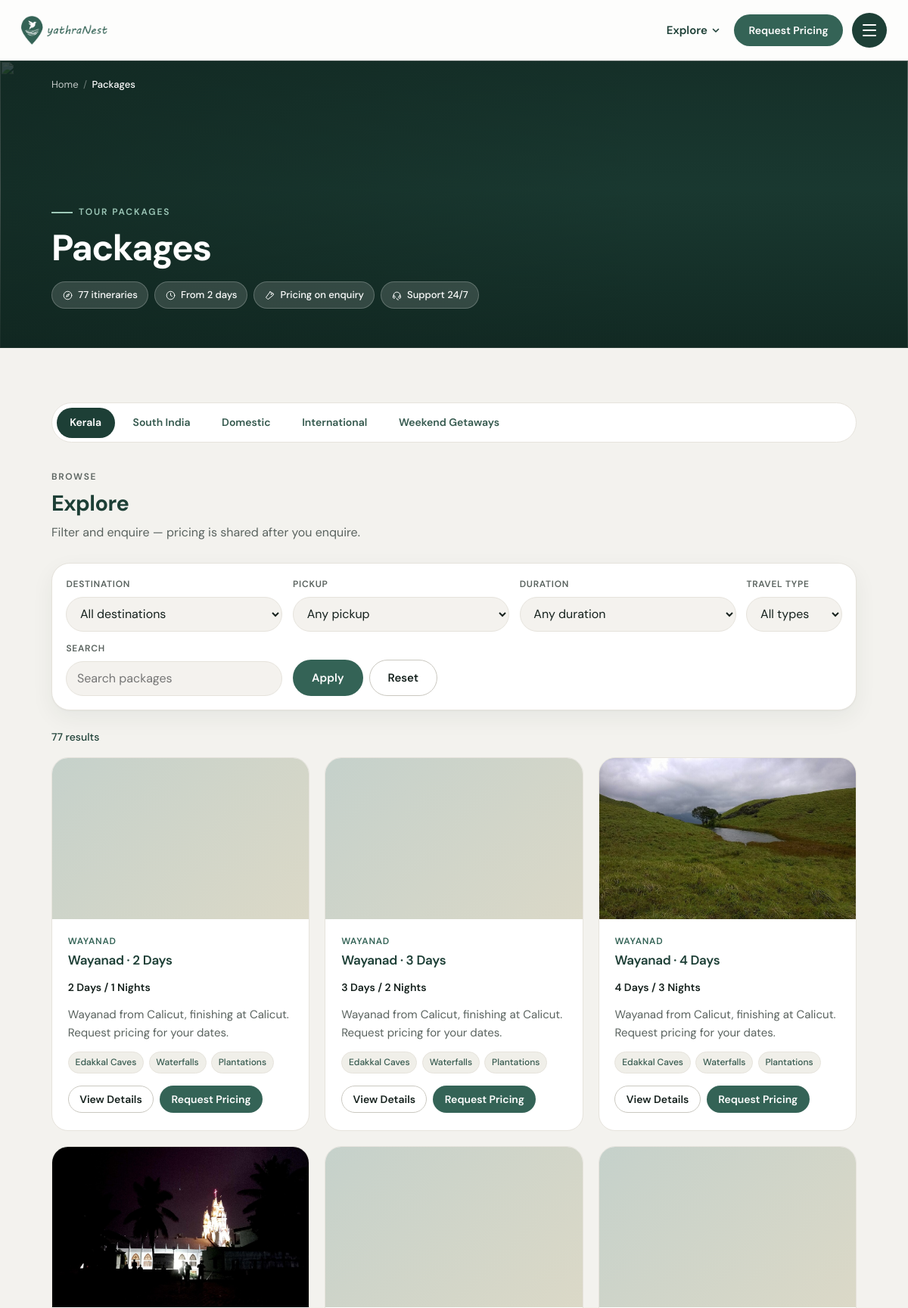
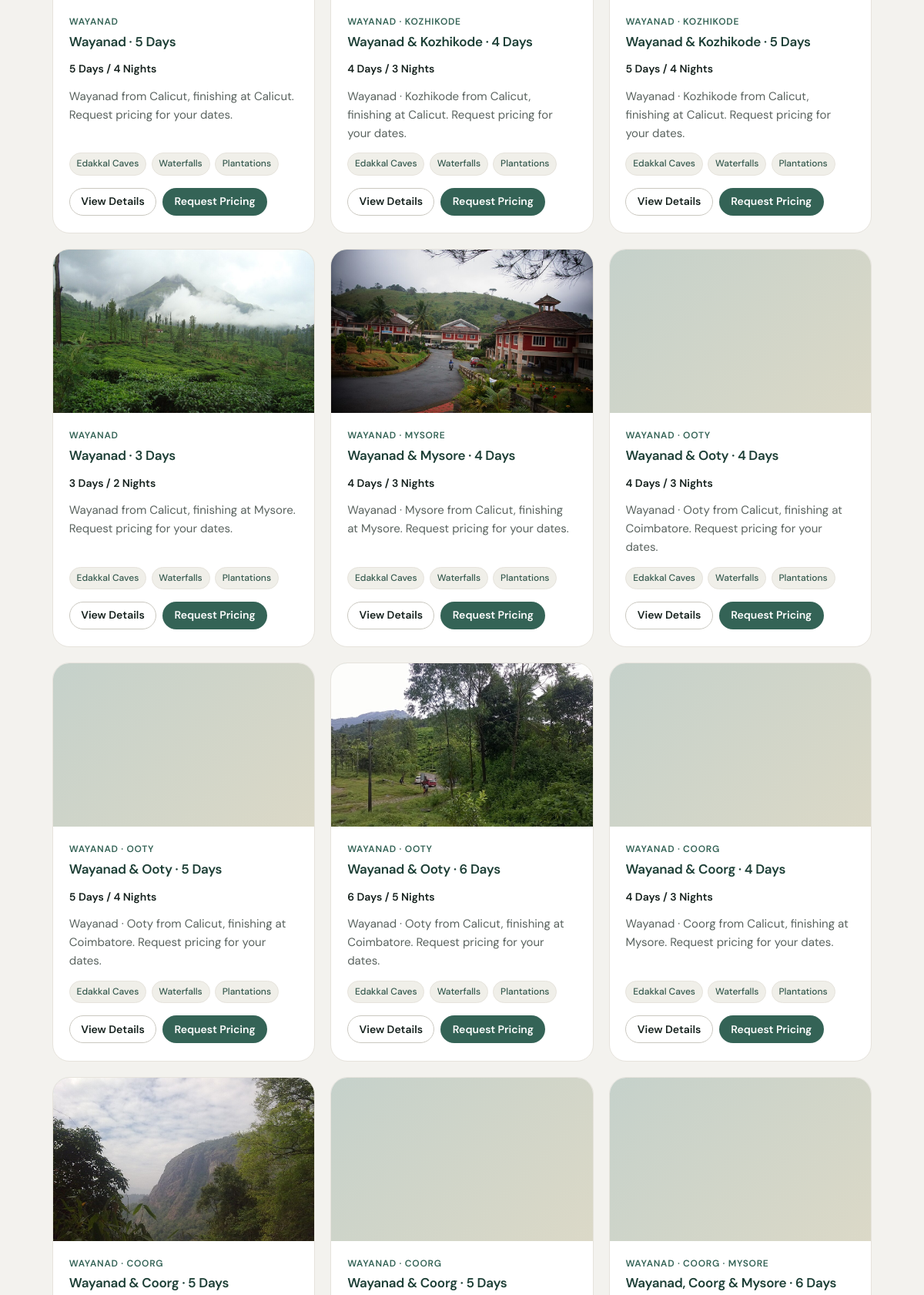
Screenshot of /pages/_package-list.php (upper part) with the database file from the repository (2 pictures, top to bottom).
### tables this page shows
CREATE TABLE IF NOT EXISTS packages (
  id INT UNSIGNED AUTO_INCREMENT PRIMARY KEY,
  slug VARCHAR(120) NOT NULL UNIQUE,
  sheet VARCHAR(80) NOT NULL DEFAULT '',
  group_name VARCHAR(120) NOT NULL DEFAULT '',
  pickup VARCHAR(120) NOT NULL DEFAULT '',
  drop_point VARCHAR(120) NOT NULL DEFAULT '',
  pickup_slug VARCHAR(80) NOT NULL DEFAULT '',
  days TINYINT UNSIGNED NOT NULL DEFAULT 1,
  nights TINYINT UNSIGNED NOT NULL DEFAULT 0,
  stay_split VARCHAR(255) NOT NULL DEFAULT '',
  stay_summary VARCHAR(500) NOT NULL DEFAULT '',
  destinations_json JSON NULL,
  dest_line VARCHAR(255) NOT NULL DEFAULT '',
  pages_json JSON NULL,
  type VARCHAR(40) NOT NULL DEFAULT 'leisure',
  state VARCHAR(80) NOT NULL DEFAULT '',
  duration_bucket VARCHAR(20) NOT NULL DEFAULT '',
  title VARCHAR(255) NOT NULL,
  overview TEXT NULL,
  card_text TEXT NULL,
  highlights_json JSON NULL,
  itinerary_json JSON NULL,
  image VARCHAR(255) NOT NULL DEFAULT '',
  gallery_json JSON NULL,
  has_houseboat TINYINT(1) NOT NULL DEFAULT 0,
  accommodation TEXT NULL,
  is_published TINYINT(1) NOT NULL DEFAULT 1,
  sort_order INT NOT NULL DEFAULT 0,
  created_at TIMESTAMP DEFAULT CURRENT_TIMESTAMP,
  updated_at TIMESTAMP DEFAULT CURRENT_TIMESTAMP ON UPDATE CURRENT_TIMESTAMP,
  KEY idx_packages_published (is_published),
  KEY idx_packages_type (type),
  KEY idx_packages_pickup (pickup_slug)
);

### includes/helpers.php (called while the page is built, shortened)
<?php
function e(?string $value): string
{
    return htmlspecialchars((string) $value, ENT_QUOTES | ENT_SUBSTITUTE, 'UTF-8');
}
function config(?string $key = null, $default = null)
{
    static $cfg;
    if ($cfg === null) {
        $path = dirname(__DIR__) . '/config/config.php';
        if (!is_file($path)) {
            $path = dirname(__DIR__) . '/config/config.example.php';
        }
        $cfg = require $path;
    }
    $parts = explode('.', $key);
    $val = $cfg;
    foreach ($parts as $p) {
        $val = $val[$p];
    }
    return $val;
}
function base_url(string $path = ''): string
{
    $base = rtrim((string) config('base_url', ''), '/');
    $path = ltrim($path, '/');
    return ($base === '' ? '' : $base) . '/' . $path;
}
function asset_url(string $path): string
{
    return base_url(ltrim($path, '/'));
}
function image_url(string $path, string $prefix = 'assets/images/'): string
{
    $path = ltrim($path, '/');
    return asset_url($prefix . $path);
}
function json_decode_array($value): array
{
    $decoded = json_decode((string) $value, true);
    return is_array($decoded) ? $decoded : [];
}

### includes/db.php (called while the page is built, shortened)
<?php
function db(): PDO
{
    static $pdo = null;
    if ($pdo instanceof PDO) {
        return $pdo;
    }
    $host = config('db.host', '127.0.0.1');
    $port = (int) config('db.port', 3306);
    $name = config('db.name', 'yathranest');
    $user = config('db.user', 'root');
    $pass = config('db.pass', '');
    $charset = config('db.charset', 'utf8mb4');
    $timeout = (int) config('db.timeout', 5);
    $dsn = "mysql:host={$host};port={$port};dbname={$name};charset={$charset}";
    try {
        $pdo = new PDO($dsn, $user, $pass, [
            PDO::ATTR_ERRMODE => PDO::ERRMODE_EXCEPTION,
            PDO::ATTR_DEFAULT_FETCH_MODE => PDO::FETCH_ASSOC,
            PDO::ATTR_EMULATE_PREPARES => false,
            PDO::ATTR_TIMEOUT => $timeout > 0 ? $timeout : 5,
        ]);
    } catch (PDOException $e) {
        $failure = $e;
        throw $e;
    }
    return $pdo;
}

### config/config.example.php (called while the page is built, shortened)
<?php
$isLive = DIRECTORY_SEPARATOR === '/';
$remoteMysqlPort = null;
$hostmaria = [
    'name' => 'yathranest-web-3530333919c0',
    'user' => 'yathranest-web-3530333919c0',
    'pass' => '',
    'charset' => 'utf8mb4',
    'timeout' => 15,
];
if ($isLive) {
    $db = $hostmaria + ['host' => 'sdb-65.hosting.stackcp.net', 'port' => 3306];
} elseif ($remoteMysqlPort !== null) {
    $db = $hostmaria + ['host' => 'mysql.gb.stackcp.com', 'port' => (int) $remoteMysqlPort];
}
return [
    'db' => $db,
    'base_url' => $isLive ? '' : '/yathranest',
    'upload_dir' => __DIR__ . '/../uploads',
    'upload_url' => 'uploads',
    'session_name' => 'yn_admin',
    'timezone' => 'Asia/Kolkata',
];

### includes/models.php (the view, shortened to what this page needs)
<?php
function package_map_row(array $row): array
{
    $row['pages'] = json_decode_array($row['pages_json'] ?? null);
    $row['destinations'] = json_decode_array($row['destinations_json'] ?? null);
    $row['highlights'] = json_decode_array($row['highlights_json'] ?? null);
    $row['itinerary'] = json_decode_array($row['itinerary_json'] ?? null);
    $row['gallery'] = json_decode_array($row['gallery_json'] ?? null);
    $row['id'] = $row['slug'];
    $row['group'] = $row['group_name'];
    $row['drop'] = $row['drop_point'];
    $row['duration'] = $row['duration_bucket'];
    $row['destLine'] = $row['dest_line'];
    $row['cardText'] = $row['card_text'];
    $row['hasHouseboat'] = (bool) $row['has_houseboat'];
    $row['staySummary'] = $row['stay_summary'];
    $row['nights'] = (int) $row['nights'];
    $row['days'] = (int) $row['days'];
    return $row;
}
function packages_for_page(string $page, bool $publishedOnly = true): array
{
    $sql = 'SELECT * FROM packages';
    if ($publishedOnly) {
        $sql .= ' WHERE is_published = 1';
    }
    $sql .= ' ORDER BY sort_order ASC, days ASC, title ASC';
    $rows = db()->query($sql)->fetchAll();
    $out = [];
    foreach ($rows as $row) {
        $pkg = package_map_row($row);
        if ($page === '' || in_array($page, $pkg['pages'], true)) {
            $out[] = $pkg;
        }
    }
    return $out;
}
function package_card_html(array $pkg, string $assetPrefix = '../assets/images/'): string
{
    $img = image_url($pkg['image'] ?? '', ltrim($assetPrefix, './'));
    $imgSrc = $pkg['image'] ?? '';
    if ($imgSrc !== '' && strpos($imgSrc, 'uploads/') !== 0 && strpos($imgSrc, 'http') !== 0) {
        $imgSrc = rtrim($assetPrefix, '/') . '/' . ltrim($imgSrc, '/');
    } elseif (strpos($imgSrc, 'uploads/') === 0) {
        $imgSrc = '../' . $imgSrc;
    } else {
        $imgSrc = $img;
    }
    $href = 'package-details.php?package=' . rawurlencode($pkg['slug']);
    $destAttr = e(implode(' ', $pkg['destinations'] ?? []));
    $highlights = '';
    foreach (array_slice($pkg['highlights'] ?? [], 0, 3) as $h) {
        $highlights .= '<li>' . e($h) . '</li>';
    }
    return '<article class="card" data-filter-item data-name="' . e($pkg['title']) . '" data-destination="' . $destAttr . '" data-state="' . e($pkg['state'] ?? '') . '" data-duration="' . e($pkg['duration'] ?? '') . '" data-type="' . e($pkg['type'] ?? '') . '" data-pickup="' . e($pkg['pickup_slug'] ?? '') . '">'
        . '<div class="card__media"><img src="' . e($imgSrc) . '" alt="' . e($pkg['title']) . '" width="800" height="500" loading="lazy" /></div>'
        . '<div class="card__body">'
        . '<p class="card__meta">' . e($pkg['dest_line'] ?? '') . '</p>'
        . '<h3 class="card__title"><a href="' . e($href) . '">' . e($pkg['title']) . '</a></h3>'
        . '<p class="meta-row"><span><strong>' . (int) $pkg['days'] . ' Days / ' . (int) $pkg['nights'] . ' Nights</strong></span></p>'
        . '<p class="card__text">' . e($pkg['card_text'] ?? '') . '</p>'
        . '<ul class="highlight-list">' . $highlights . '</ul>'
        . '<div class="card__actions">'
        . '<a class="btn btn--secondary btn--sm" href="' . e($href) . '">View Details</a>'
        . '<a class="btn btn--primary btn--sm" href="#enquiry" data-open-modal="enquiry-modal" data-package-title="' . e($pkg['title']) . '">Request Pricing</a>'
        . '</div></div></article>';
}

### pages/_package-list.php (shortened to what this page needs)
<?php
$packagePage = $packagePage ?? 'kerala';
$pageHeading = $pageHeading ?? 'Packages';
$heroImage = $heroImage ?? 'kerala-backwaters.jpg';
$packages = [];
$dbOk = true;
try {
    $packages = packages_for_page($packagePage);
} catch (Throwable $e) {
    $dbOk = false;
}
$packageCount = count($packages);
$shortestTrip = null;
foreach ($packages as $pkg) {
    $d = (int) ($pkg['days'] ?? 0);
    if ($d > 0 && ($shortestTrip === null || $d < $shortestTrip)) {
        $shortestTrip = $d;
    }
}
require dirname(__DIR__) . '/includes/layout-header.php';
?>
<main id="main">
  <section class="page-head page-head--media">
    <div class="page-head__media" aria-hidden="true">
      <img src="../assets/images/<?= e($heroImage) ?>" alt="" width="1600" height="900" />
    </div>
    <div class="container page-head__inner">
      <?= yn_crumbs(['Home' => '../index.php', $pageHeading => null], true) ?>
      <div class="page-head__body">
        <p class="page-head__eyebrow">Tour packages</p>
        <h1><?= e($pageHeading) ?></h1>
        <div class="page-head__chips">
          <?php if ($packageCount): ?>
            <?= yn_chip('compass', $packageCount . ' itinerar' . ($packageCount === 1 ? 'y' : 'ies')) ?>
          <?php endif; ?>
          <?php if ($shortestTrip): ?>
            <?= yn_chip('clock', 'From ' . $shortestTrip . ' days') ?>
          <?php endif; ?>
          <?= yn_chip('tag', 'Pricing on enquiry') ?>
          <?= yn_chip('headset', 'Support 24/7') ?>
        </div>
      </div>
    </div>
  </section>
  <section class="section">
    <div class="container" data-filter-root>
      <?= yn_package_subnav($packagePage) ?>
      <div class="section-head">
        <div>
          <p class="section-head__eyebrow">Browse</p>
          <h2><?= e($sectionTitle ?? 'Explore') ?></h2>
          <p><?= e($sectionLead ?? 'Filter and enquire — pricing is shared after you enquire.') ?></p>
        </div>
      </div>
      <?php if (!$dbOk): ?>
        <div class="empty-state">
          <div class="empty-state__icon"><?= yn_icon('info') ?></div>
          <h2>Catalog temporarily unavailable</h2>
          <p>Please try again shortly, or send us an enquiry and we'll share options directly.</p>
          <div class="btn-group" style="justify-content:center">
            <a class="btn btn--primary" href="#enquiry" data-open-modal="enquiry-modal">Request Pricing</a>
            <a class="btn btn--secondary" href="contact.php">Contact Us</a>
          </div>
        </div>
      <?php else: ?>
        <form class="filter-bar" data-filter-form>
          <div class="filter-bar__row">
            <div class="form-group">
              <label for="f-dest">Destination</label>
              <select class="form-control" id="f-dest" data-filter="destination">
                <option value="all">All destinations</option>
              </select>
            </div>
            <div class="form-group">
              <label for="f-pickup">Pickup</label>
              <select class="form-control" id="f-pickup" data-filter="pickup">
                <option value="all">Any pickup</option>
              </select>
            </div>
            <div class="form-group">
              <label for="f-duration">Duration</label>
              <select class="form-control" id="f-duration" data-filter="duration">
                <option value="all">Any duration</option>
              </select>
            </div>
            <div class="form-group">
              <label for="f-type">Travel type</label>
              <select class="form-control" id="f-type" data-filter="type">
                <option value="all">All types</option>
              </select>
            </div>
            <div class="form-group">
              <label for="f-search">Search</label>
              <input class="form-control" id="f-search" type="search" placeholder="Search packages" data-search />
            </div>
            <div class="filter-actions">
              <button class="btn btn--primary" type="submit">Apply</button>
              <button class="btn btn--secondary" type="button" data-filter-reset>Reset</button>
            </div>
          </div>
        </form>
        <div class="results-meta"><span data-filter-count></span></div>
        <div class="package-grid" data-filter-list data-per-page="9">
          <?php
          foreach ($packages as $pkg) {
              echo package_card_html($pkg, '../assets/images/');
          }
          ?>
        </div>
      <?php endif; ?>
    </div>
  </section>
</main>
<?php
require dirname(__DIR__) . '/includes/layout-footer.php';

### css/style.css (style rules this page uses)
html { overflow-x: clip; }
:root { --primary: #346356; --primary-dark: #24483e; --primary-light: #4f8272; --accent: #346356; --accent-dark: #24483e; --background: #f3f2ee; --surface: #ffffff; --text: #15211d; --muted: #5a635f; --border: #e4e2dc; --border-strong: #cac8c0; --success: #346356; --error: #b42318; --overlay: rgba(20, 20, 20, 0.5); --shadow-sm: 0 1px 3px rgba(20, 20, 20, 0.05); --shadow-md: 0 12px 40px rgba(20, 20, 20, 0.08); --radius-sm: 10px; --radius: 16px; --radius-lg: 24px; --radius-xl: 32px; --radius-pill: 999px; --container: 1120px; --container-wide: 1280px; --header-h: 80px; --font: "DM Sans", system-ui, -apple-system, sans-serif; --font-serif: "Instrument Serif", Georgia, "Times New Roman", serif; --transition: 0.2s ease; }
*, *::before, *::after { box-sizing: border-box; margin: 0; padding: 0; }
html { scroll-behavior: smooth; -webkit-text-size-adjust: 100%; }
body { font-family: var(--font); font-size: 1rem; line-height: 1.6; color: var(--text); background: var(--background); min-height: 100vh; display: flex; flex-direction: column; }
main { flex: 1; }
img { max-width: 100%; height: auto; display: block; }
a { color: var(--primary); text-decoration: none; transition: color var(--transition); }
ul, ol { list-style: none; }
button, input, select, textarea { font: inherit; color: inherit; }
button { cursor: pointer; border: none; background: none; }
.container { width: 100%; max-width: var(--container); margin-inline: auto; padding-inline: 1.25rem; }
h1, h2, h3, h4 { line-height: 1.25; font-weight: 700; color: var(--text); }
h1 { font-size: clamp(1.875rem, 4vw, 2.75rem); letter-spacing: -0.02em; }
h2 { font-size: clamp(1.5rem, 3vw, 2rem); letter-spacing: -0.015em; }
h3 { font-size: 1.125rem; font-weight: 600; }
.section { padding-block: 3.5rem; }
.highlight-list { display: flex; flex-wrap: wrap; gap: 0.4rem; }
.highlight-list li { font-size: 0.75rem; font-weight: 500; color: var(--primary-dark); background: rgba(52, 99, 86, 0.1); padding: 0.25rem 0.55rem; border-radius: 999px; }
.meta-row { display: flex; flex-wrap: wrap; gap: 0.75rem 1.25rem; font-size: 0.875rem; color: var(--muted); margin: 0.5rem 0 0.75rem; }
.meta-row strong { color: var(--text); font-weight: 600; }

### css/responsive.css (style rules this page uses)
@media (min-width: 768px) { .container { padding-inline: 1.75rem; } }
@media (min-width: 768px) { .section { padding-block: 4.5rem; } }
@media (min-width: 768px) { .package-grid, .resort-grid, .trip-grid { grid-template-columns: repeat(2, 1fr); } }
@media (min-width: 768px) { .filter-bar__row { grid-template-columns: repeat(2, 1fr); } }
@media (min-width: 1024px) { .package-grid, .resort-grid, .trip-grid { grid-template-columns: repeat(3, 1fr); } }
@media (min-width: 1024px) { .filter-bar__row { grid-template-columns: repeat(3, minmax(0, 1fr)) auto; align-items: end; } }

### css/motion.css (style rules this page uses)
:root { --ease-out: cubic-bezier(0.16, 1, 0.3, 1); --ease-in-out: cubic-bezier(0.76, 0, 0.24, 1); }
html.has-motion .section-header, html.has-motion .package-grid .card, html.has-motion .destination-card, html.has-motion .benefit-item, html.has-motion .promo-split, html.has-motion .cta-band, html.has-motion .investment-banner { opacity: 0; transform: translateY(40px); }
html.has-motion .section-header.is-in, html.has-motion .package-grid .card.is-in, html.has-motion .destination-card.is-in, html.has-motion .benefit-item.is-in, html.has-motion .promo-split.is-in, html.has-motion .cta-band.is-in, html.has-motion .investment-banner.is-in { opacity: 1; transform: none; transition: opacity 0.9s var(--ease-out), transform 0.9s var(--ease-out); transition-delay: var(--reveal-delay, 0ms); }
.btn { position: relative; overflow: hidden; transition: background 0.35s ease, color 0.35s ease, border-color 0.35s ease, box-shadow 0.35s ease, transform 0.35s var(--ease-out); }
.btn::after { content: ""; position: absolute; inset: 0; background: linear-gradient(120deg, transparent 30%, rgba(255, 255, 255, 0.18) 50%, transparent 70%); transform: translateX(-120%); pointer-events: none; }
.card { transition: transform 0.5s var(--ease-out), box-shadow 0.5s ease, border-color 0.3s ease; }
.card__media img { transition: transform 0.9s var(--ease-out); }

### rows the page displays
packages: dest_line "WAYANAD", title "Wayanad · 2 Days", days "2", nights "1", card_text "Wayanad from Calicut, finishing at Calicut. Request pricing for your dates.", h "Edakkal Caves", h "Waterfalls", h "Plantations"
packages: dest_line "WAYANAD", title "Wayanad · 3 Days", days "3", nights "2", card_text "Wayanad from Calicut, finishing at Calicut. Request pricing for your dates.", h "Edakkal Caves", h "Waterfalls", h "Plantations"
packages: image (picture), dest_line "WAYANAD", title "Wayanad · 4 Days", days "4", nights "3", card_text "Wayanad from Calicut, finishing at Calicut. Request pricing for your dates.", h "Edakkal Caves", h "Waterfalls", h "Plantations"
packages: image (picture), dest_line "WAYANAD", title "Wayanad · 5 Days", days "5", nights "4", card_text "Wayanad from Calicut, finishing at Calicut. Request pricing for your dates.", h "Edakkal Caves", h "Waterfalls", h "Plantations"
packages: dest_line "WAYANAD · KOZHIKODE", title "Wayanad & Kozhikode · 4 Days", days "4", nights "3", card_text "Wayanad · Kozhikode from Calicut, finishing at Calicut. Request pricing for your dates.", h "Edakkal Caves", h "Waterfalls", h "Plantations"
packages: dest_line "WAYANAD · KOZHIKODE", title "Wayanad & Kozhikode · 5 Days", days "5", nights "4", card_text "Wayanad · Kozhikode from Calicut, finishing at Calicut. Request pricing for your dates.", h "Edakkal Caves", h "Waterfalls", h "Plantations"
packages: image (picture), dest_line "WAYANAD", title "Wayanad · 3 Days", days "3", nights "2", card_text "Wayanad from Calicut, finishing at Mysore. Request pricing for your dates.", h "Edakkal Caves", h "Waterfalls", h "Plantations"
packages: image (picture), dest_line "WAYANAD · MYSORE", title "Wayanad & Mysore · 4 Days", days "4", nights "3", card_text "Wayanad · Mysore from Calicut, finishing at Mysore. Request pricing for your dates.", h "Edakkal Caves", h "Waterfalls", h "Plantations"
packages: dest_line "WAYANAD · OOTY", title "Wayanad & Ooty · 4 Days", days "4", nights "3", card_text "Wayanad · Ooty from Calicut, finishing at Coimbatore. Request pricing for your dates.", h "Edakkal Caves", h "Waterfalls", h "Plantations"
packages: dest_line "WAYANAD · OOTY", title "Wayanad & Ooty · 5 Days", days "5", nights "4", card_text "Wayanad · Ooty from Calicut, finishing at Coimbatore. Request pricing for your dates.", h "Edakkal Caves", h "Waterfalls", h "Plantations"
packages: image (picture), dest_line "WAYANAD · OOTY", title "Wayanad & Ooty · 6 Days", days "6", nights "5", card_text "Wayanad · Ooty from Calicut, finishing at Coimbatore. Request pricing for your dates.", h "Edakkal Caves", h "Waterfalls", h "Plantations"
packages: dest_line "WAYANAD · COORG", title "Wayanad & Coorg · 4 Days", days "4", nights "3", card_text "Wayanad · Coorg from Calicut, finishing at Mysore. Request pricing for your dates.", h "Edakkal Caves", h "Waterfalls", h "Plantations"
packages: image (picture), dest_line "WAYANAD · COORG", title "Wayanad & Coorg · 5 Days"
packages: dest_line "WAYANAD · COORG", title "Wayanad & Coorg · 5 Days"
packages: dest_line "WAYANAD · COORG · MYSORE", title "Wayanad, Coorg & Mysore · 6 Days"

### other values shown
$label "Home"
$label "Packages"
$pageHeading "Packages"
$text "77 itineraries From 2 days Pricing on enquiry Support 24/7"
$label "Kerala"
$label "South India"
$label "Domestic"
$label "International"
$label "Weekend Getaways"
$sectionTitle "Explore"
$sectionLead "Filter and enquire — pricing is shared after you enquire."
